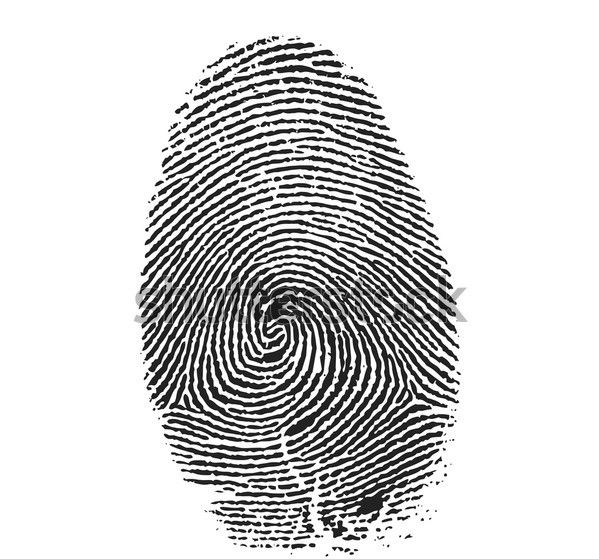
#> input picture Lab_4/3.jpg, 599 x 559 px
$ python main.py
#> lines starting #> are read from the running program, lines starting #| are printed output that depends on the picture
import cv2 as cv
import numpy as np
import matplotlib.pyplot as plt


# Grayscale
def BGR2GRAY(img):
	# Grayscale
	gray = 0.2126 * img[..., 2] + 0.7152 * img[..., 1] + 0.0722 * img[..., 0]
	return gray

# Gabor Filter
def Gabor_filter(K_size=111, Sigma=10, Gamma=1.2, Lambda=10, Psi=0, angle=0):
	# get half size
	d = K_size // 2

	# prepare kernel
	gabor = np.zeros((K_size, K_size), dtype=np.float32)

	# each value
	for y in range(K_size):
		for x in range(K_size):
			# distance from center
			px = x - d
			py = y - d

			# degree -> radian
			theta = angle / 180. * np.pi

			# get kernel x
			_x = np.cos(theta) * px + np.sin(theta) * py

			# get kernel y
			_y = -np.sin(theta) * px + np.cos(theta) * py

			# fill kernel
			gabor[y, x] = np.exp(-(_x**2 + Gamma**2 * _y**2) / (2 * Sigma**2)) * np.cos(2*np.pi*_x/Lambda + Psi)

	# kernel normalization
	gabor /= np.sum(np.abs(gabor))

	return gabor


def Gabor_filtering(gray, K_size=111, Sigma=10, Gamma=1.2, Lambda=10, Psi=0, angle=0):
	# get shape
	H, W = gray.shape

	# padding
	# gray = np.pad(gray, (K_size//2, K_size//2), 'edge')

	# prepare out image
	out = np.zeros((H, W), dtype=np.float32)

	# get gabor filter
	gabor = Gabor_filter(K_size=K_size, Sigma=Sigma, Gamma=Gamma, Lambda=Lambda, Psi=0, angle=angle)
	plt.imshow(gabor)
	#plt.show()

	# filtering

	out = cv.filter2D(gray, -1, gabor)

	out = np.clip(out, 0, 255)
	out = out.astype(np.uint8)

	return out


def Gabor_process(img):
	# get shape
	H, W, _ = img.shape
#> H = 559; W = 599

	# gray scale
	gray = BGR2GRAY(img).astype(np.float32)

	# define angle
	# As = [0, 45, 90, 135]
	As = [0, 30, 60, 90, 120, 150]

	# prepare pyplot
	plt.subplots_adjust(left=0, right=1, top=1, bottom=0, hspace=0, wspace=0.2)

	out = np.zeros([H, W], dtype=np.float32)

	# each angle
	for i, A in enumerate(As):
		# gabor filtering
		_out = Gabor_filtering(gray, K_size=11, Sigma=1.5, Gamma=1.2, Lambda=3, angle=A)

		plt.imshow(_out, cmap='gray')
		#plt.show()

		# add gabor filtered image
		out += _out
#> this loop made 6 passes
#> pass 1, in Gabor_filtering, `out = cv.filter2D(gray, -1, gabor)`:
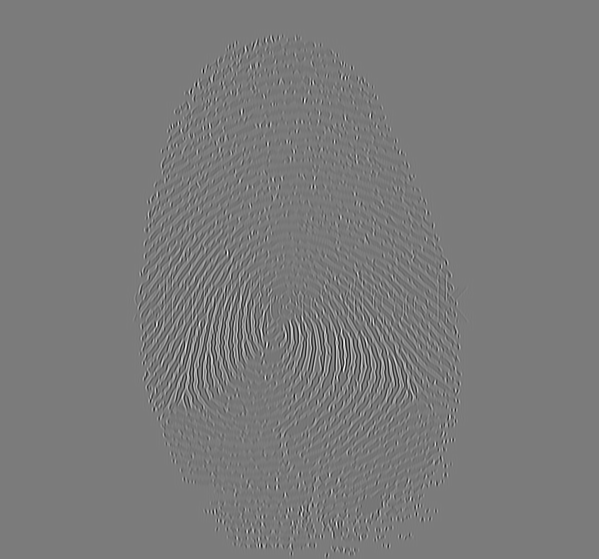
#> out: shape (559, 599) float32; min -51.62, max 60.06, mean 2.2; drawn with min black and max white
#> pass 1, in Gabor_filtering, `out = np.clip(out, 0, 255)`:
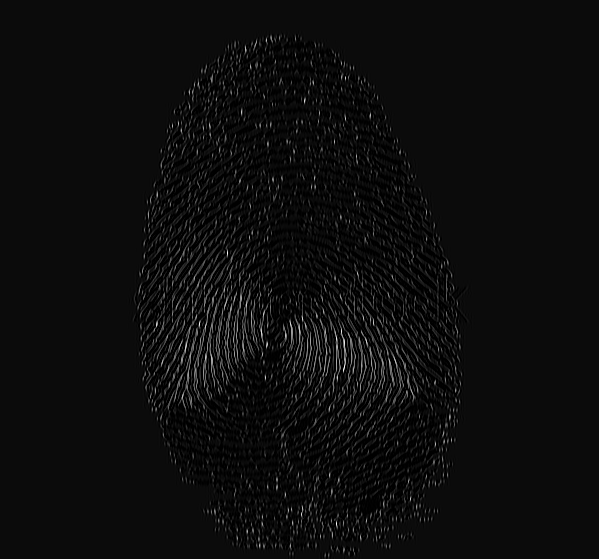
#> out: shape (559, 599) float32; min 0, max 60.06, mean 3.1; drawn with min black and max white
#> pass 1, in Gabor_filtering, `out = out.astype(np.uint8)`:
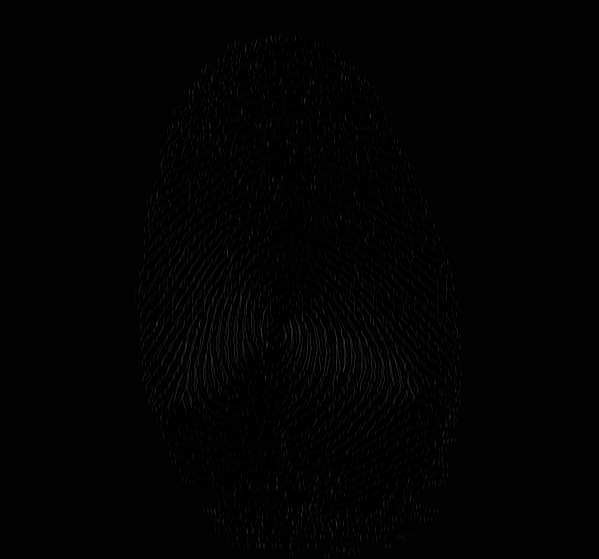
#> out: shape (559, 599); min 0, max 60, mean 2.6
#> after the loop:
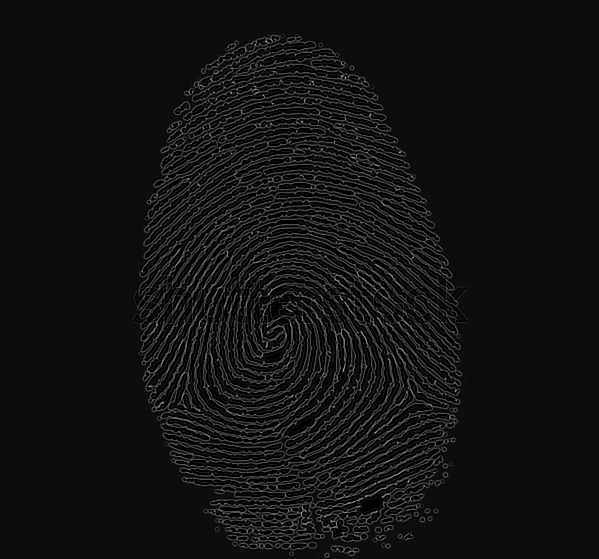
#> out: shape (559, 599) float32; min 0, max 190, mean 18.2

	# scale normalization
	out = out / out.max() * 255
	out = out.astype(np.uint8)

	return out


# Read Image
img = cv.imread(r"3.jpg").astype(np.float32)

# gabor process
out = Gabor_process(img)

cv.imwrite("3result.jpg", out)
cv.imshow("result", out)
cv.waitKey(0)
cv.destroyAllWindows()
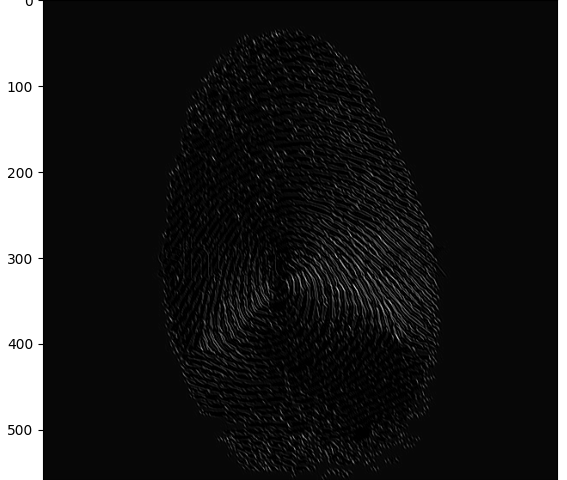
#> figure drawn by matplotlib, 1 panel

$ run again, with Lab_4/2.jpg copied over Lab_4/3.jpg
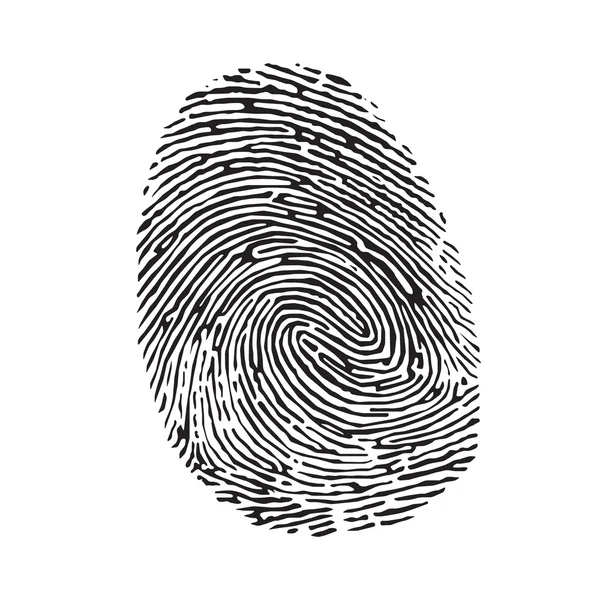
#> input picture Lab_4/2.jpg, 600 x 600 px
#> after the loop in Gabor_process, `for i, A in enumerate(As):`:
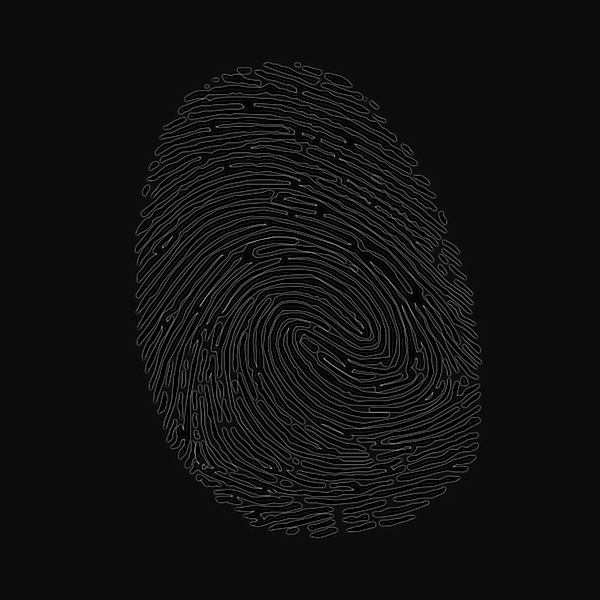
#> out: shape (600, 600) float32; min 0, max 172, mean 16.9
#> `cv.destroyAllWindows()`:
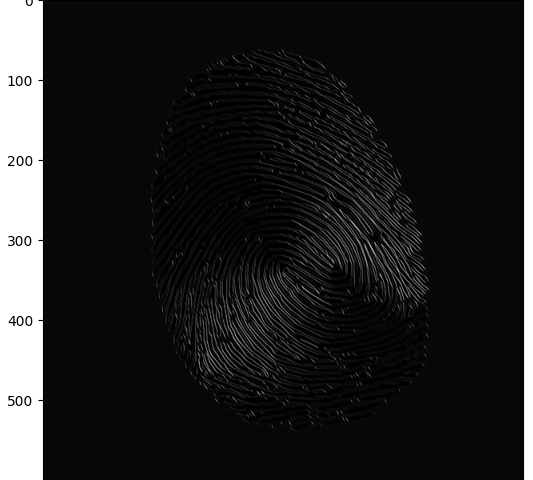
#> figure drawn by matplotlib, 1 panel
